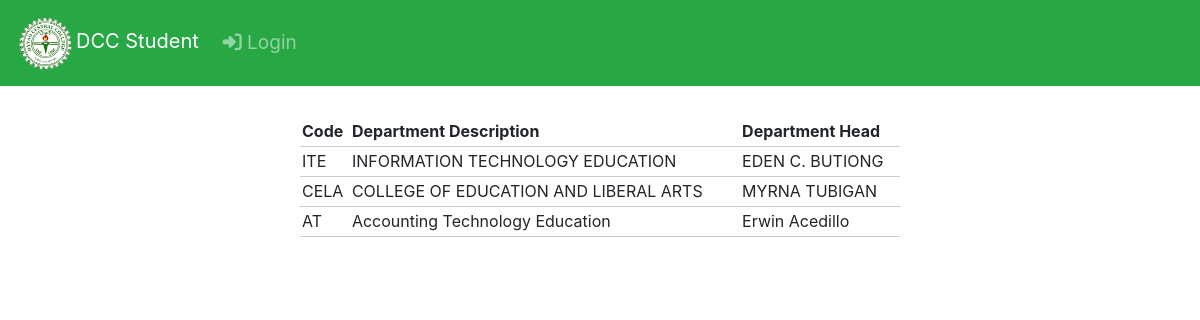
The app's page /dept.php with its own data.
### tables this page shows
CREATE TABLE `Department` (
  `ID` int(11) NOT NULL AUTO_INCREMENT,
  `Code` varchar(50) DEFAULT NULL,
  `Dept_Description` varchar(100) DEFAULT NULL,
  `Dept_Head` varchar(50) DEFAULT NULL,
  PRIMARY KEY (`ID`)
);

### dept.php (the view, shortened to what this page needs)
<?php
include('db.php');
include 'navigation.php';
?>
<!DOCTYPE html>
<html>
    <head>
    <link rel="stylesheet" type="text/css" href="style.css">
    </head>
<body>
	<table>
	<thead>
		<tr>
			<th>Code</th>
			<th>Department Description</th>
			<th>Department Head</th>
		</tr>
	</thead>
    <?php
    $sql = "select * from Department";
    $result = $conn->query($sql);
    if ($result->num_rows > 0) {
        while ($row = $result->fetch_assoc()) { ?>
		<tr>
			<td><?php echo $row['Code']; ?></td>
			<td><?php echo $row['Dept_Description']; ?></td>
			<td><?php echo $row['Dept_Head']; ?></td>
		</tr>
    <?php }
    } ?>
</table>
    </body>
</html>

### style.css (style rules this page uses)
body { font-size: 19px; }
table { width: 50%; margin: 30px auto; border-collapse: collapse; text-align: left; }
tr { border-bottom: 1px solid #cbcbcb; }
th, td { border: none; height: 30px; padding: 2px; }

### records on screen
department: Code "ITE", Dept_Description "INFORMATION TECHNOLOGY EDUCATION", Dept_Head "EDEN C. BUTIONG"
department: Code "CELA", Dept_Description "COLLEGE OF EDUCATION AND LIBERAL ARTS", Dept_Head "MYRNA TUBIGAN"
department: Code "AT", Dept_Description "Accounting Technology Education", Dept_Head "Erwin Acedillo"
